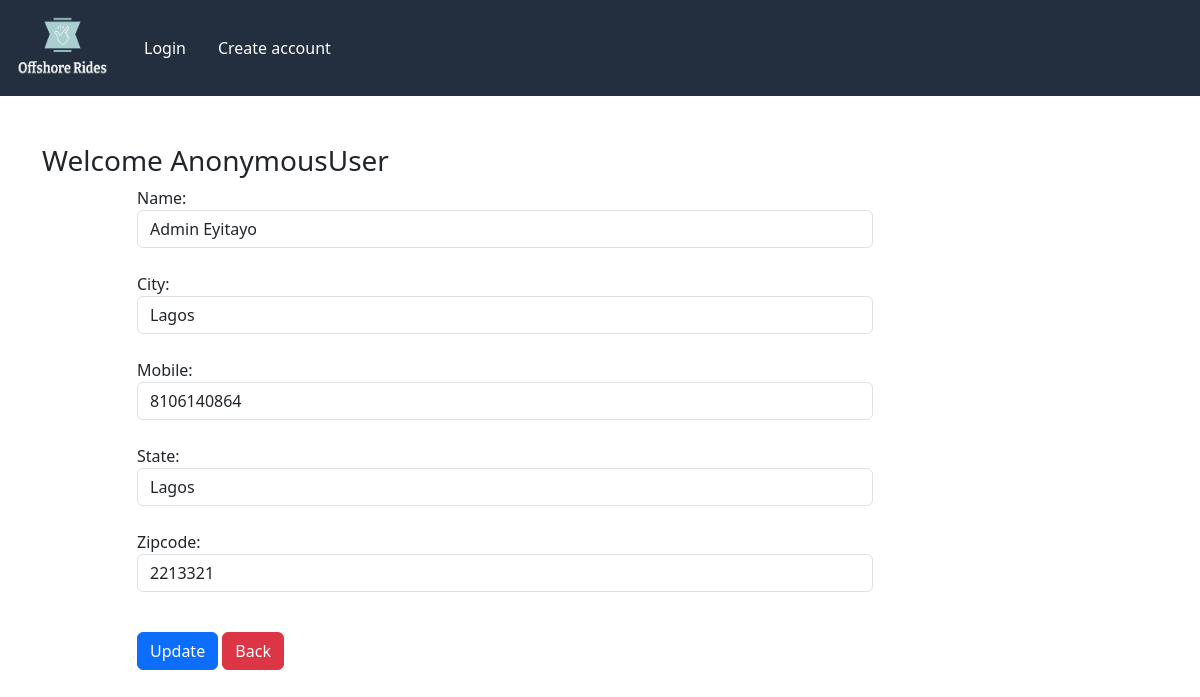
Page /updateAddress/3 on the earlier database version.
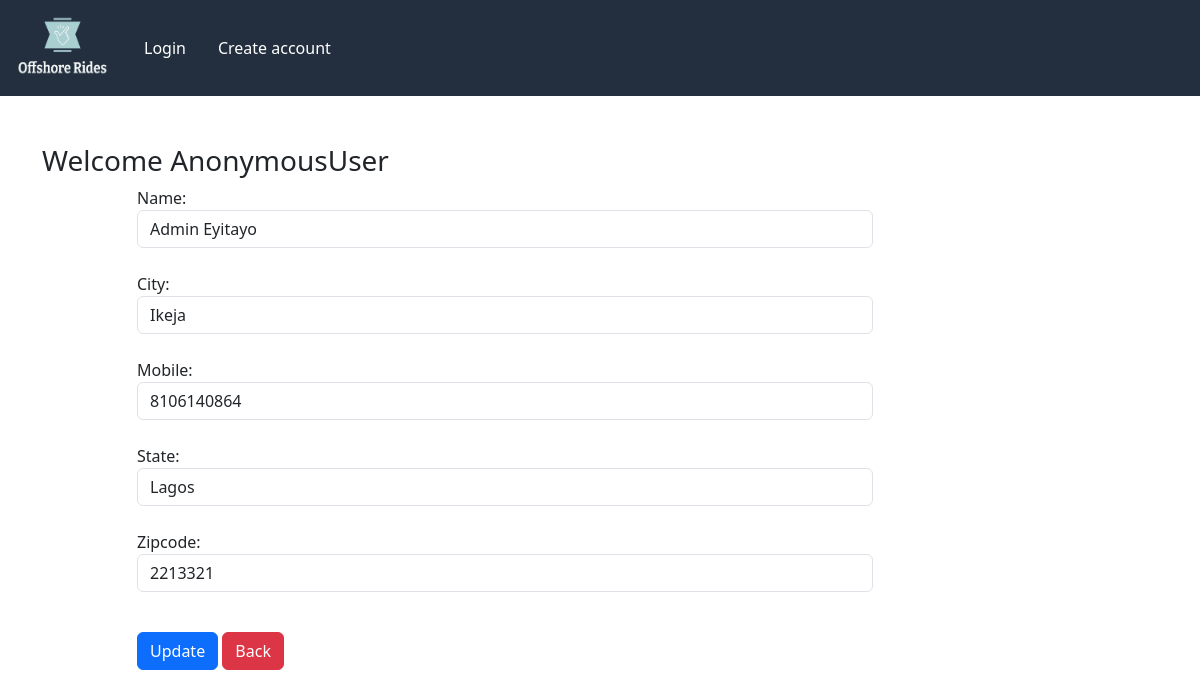
Same page on the later database version.
### Offshore/models.py (models this page shows, shortened)
class Customer(models.Model):
    user = models.ForeignKey(User, on_delete=models.CASCADE)
    name = models.CharField(max_length=200)
    city = models.CharField(max_length=200)
    mobile = models.IntegerField(default=8)
    zipcode = models.IntegerField()
    state = models.CharField(choices=STATE_CHOICES, max_length=100)

### Offshore/views.py (the view, shortened to what this page needs)
# urls.py: path('updateAddress/<int:pk>', views.updateAddress.as_view(), name='updateAddress'),
class updateAddress(View):
    def get(self, request, pk):
        add = Customer.objects.get(pk=pk)
        form = CustomerProfileForm(instance=add)
        return render(request, 'Offshore/updateAddress.html', locals())

### Offshore/forms.py
class CustomerProfileForm(forms.ModelForm):
    class Meta:
        model = Customer
        fields = ['name', 'city', 'mobile', 'state', 'zipcode']
        widgets = {
            'name': forms.TextInput(attrs={'class':'form-control'}),
            'city': forms.TextInput(attrs={'class':'form-control'}),
            'mobile': forms.NumberInput(attrs={'class':'form-control'}),
            'state': forms.Select(attrs={'class':'form-control'}),
            'zipcode': forms.NumberInput(attrs={'class':'form-control'}),
        }

### Offshore/templates/Offshore/updateAddress.html (shortened to what this page needs)
{% extends 'Offshore/base.html' %}
{% load static %}
{% block maincontent%}
    <div class="container my-5">
        <div class="row">
            <h3>Welcome <span calss="text-capitalize">{{ request.user }}</span></h3>
            <div class="col-sm-8 offset-sm-1">
                <form action="" method="post">
                    {% for fm in form %}
                        {{ fm.label_tag }} {{ fm }} <small class="text-danger">{{ fm.errors|striptags }}</small><br>
                    {% endfor %}
                    <div class="col-12 mt-3">
                        <button type="submit" class="btn btn-primary">Update</button>
                        <a href="{% url 'address' %}" type="button" class="btn btn-danger">Back</a>
                    </div>
                </form>
            </div>
        </div>
    </div>
{% endblock maincontent %}

Differences in the rows shown:
changed Customer "Admin Eyitayo": city "Lagos" → "Ikeja"
